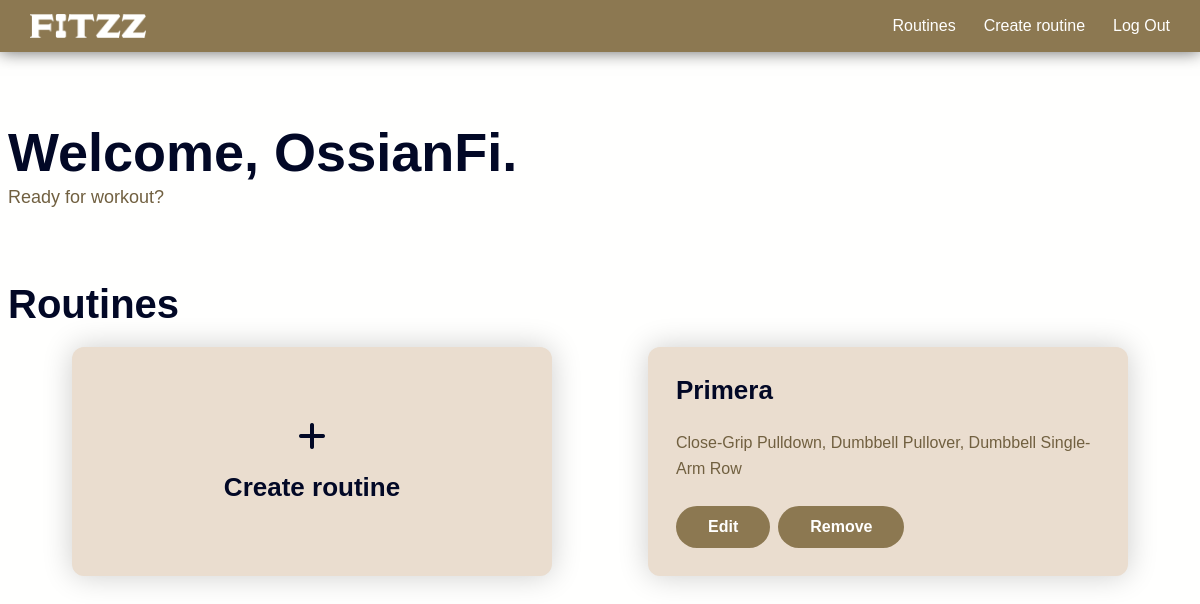
Page / (signed in) on the earlier database version.
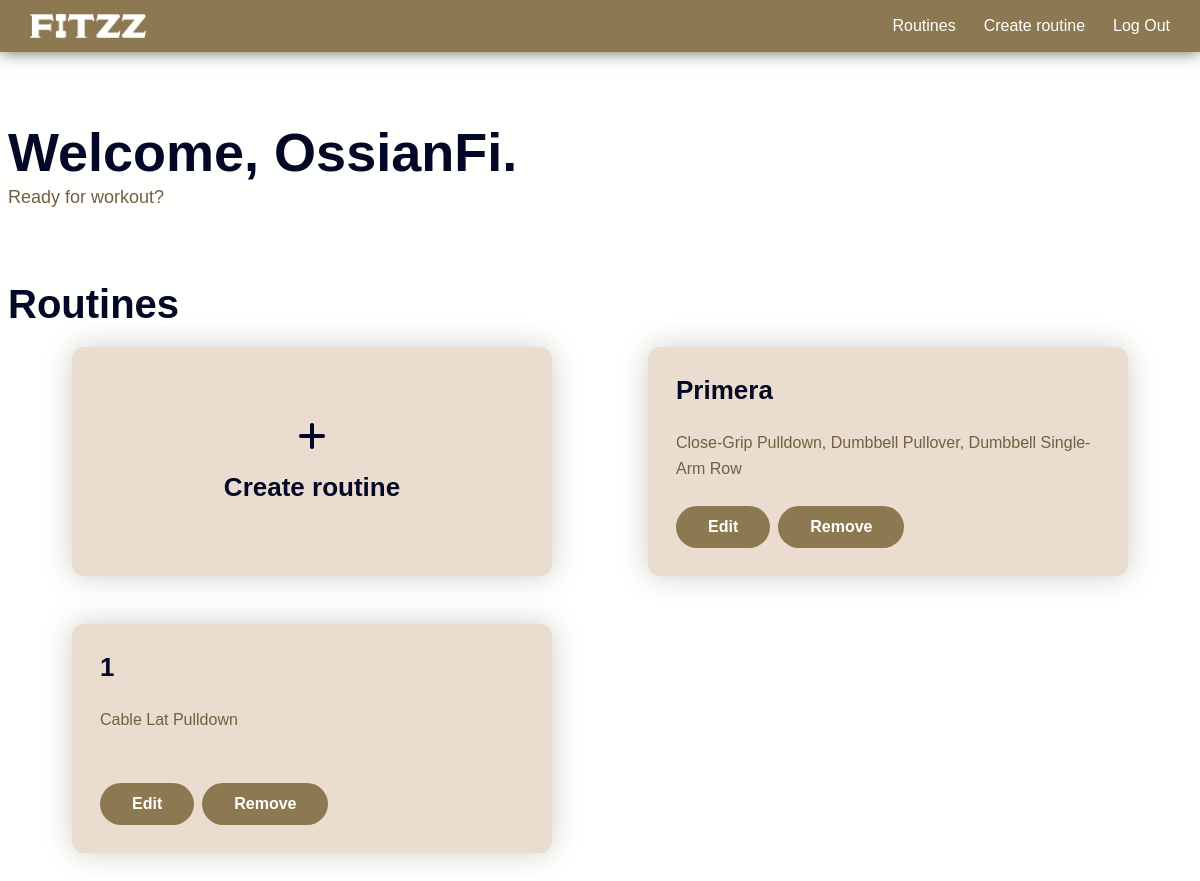
Same page on the later database version.
### tables this page shows
CREATE TABLE user (
  id INTEGER PRIMARY KEY AUTOINCREMENT,
  username TEXT NOT NULL,
  hash TEXT NOT NULL
);

CREATE TABLE routine (
  id INTEGER PRIMARY KEY AUTOINCREMENT,
  user_id INTEGER NOT NULL,
  name TEXT NOT NULL,
  FOREIGN KEY (user_id) REFERENCES user (id) ON DELETE CASCADE
);

CREATE TABLE exercise (
  id INTEGER PRIMARY KEY AUTOINCREMENT,
  muscle_group_id INTEGER NOT NULL,
  name TEXT NOT NULL,
  FOREIGN KEY (muscle_group_id) REFERENCES muscle_group (id) ON DELETE RESTRICT
);

### app.py (the view)
@app.route("/")
@login_required
def index():
    user = db.execute("SELECT username FROM user WHERE id = ?", session["user_id"])[0]
    routine_names = db.execute(
        "SELECT id, name FROM routine WHERE user_id = ?", session["user_id"]
    )
    routine_map = {routine["id"]: routine["name"] for routine in routine_names}
    exercises = db.execute(
        """
            SELECT
                r.id AS routine_id,
                e.name AS exercise_name
            FROM routine r
            JOIN routine_exercise re ON r.id = re.routine_id
            JOIN exercise e ON re.exercise_id = e.id
            WHERE r.user_id = ?
            ORDER BY r.id, re.position
        """,
        session["user_id"],
    )
    routine_exercises = defaultdict(list)
    for exercise in exercises:
        routine_exercises[exercise["routine_id"]].append(exercise["exercise_name"])
    routines = []
    for routine_id, exercises in routine_exercises.items():
        routines.append(
            {
                "id": routine_id,
                "name": routine_map[routine_id],
                "exercises": ", ".join(exercises),
            }
        )
    return render_template("index.html", username=user["username"], routines=routines)

### app.py (called while the page is built)
@app.after_request
def after_request(response):
    response.headers["Cache-Control"] = "no-cache, no-store, must-revalidate"
    response.headers["Expires"] = 0
    response.headers["Pragma"] = "no-cache"
    return response

### helpers.py (called while the page is built)
def login_required(f):
    @wraps(f)
    def decorated_function(*args, **kwargs):
        if session.get("user_id") is None:
            return redirect("/login")
        return f(*args, **kwargs)
    return decorated_function

### templates/index.html (shortened to what this page needs)
{% extends "base.html" %}
{% block main %}
    <div class="container title-region flex column center-justify">
        <h1 class="h1 no-margin">Welcome, {{ username }}.</h1>
        <p>Ready for workout?</p>
    </div>
    <div class="container">
        <h2 class="h2">Routines</h2>
        <div class="routines grid">
            <div class="card add">
                <a href="/new" class="flex column center-justify center-align gap">
                    <i class="fa fa-plus"></i>
                    <h3 class="h3 text-center no-margin">Create routine</h3>
                </a>
            </div>
            {% for routine in routines %}
                <div class="card">
                    <a href="/view/{{ routine.id }}">
                        <h3 class="h3 no-margin">{{ routine.name }}</h3>
                        <p>{{ routine.exercises }}</p>
                        <div class="button-wrapper flex">
                            <form action="/edit/{{ routine.id }}" method="post">
                                <button class="btn" type="submit">Edit</button>
                            </form>
                            <form action="/edit/{{ routine.id }}" method="post">
                                <button class="btn" type="submit">Remove</button>
                            </form>
                        </div>
                    </a>
                </div>
            {% endfor %}
        </div>
    </div>
{% endblock %}

### templates/base.html (shortened to what this page needs)
<!DOCTYPE html>
<html lang="en">
    <head>
        <link href="https://api.fontshare.com/v2/css?f[]=general-sans@500,600,400,700&display=swap" rel="stylesheet">
        <link href="https://cdnjs.cloudflare.com/ajax/libs/font-awesome/6.7.1/css/all.min.css" rel="stylesheet">
        <link href="/static/css/styles.css" rel="stylesheet">
    </head>
    <body>
        {% if session.get("user_id") %}
            <header class="flex center-align between-justify">
                <a href="/">
                    <img alt="fitzz" src="/static/images/fitzz2.webp">
                </a>
                <nav class="collapse" id="nav">
                    <ul>
                        <li>
                            <a href="/"><span>Routines</span></a>
                        </li>
                        <li>
                            <a href="/new"><span>Create routine</span></a>
                        </li>
                        <li>
                            <a href="/logout"><span>Log Out</span></a>
                        </li>
                    </ul>
                </nav>
            </header>
        {% endif %}
        <main>
            {% block main %}{% endblock %}
        </main>
    </body>
</html>

### static/css/styles.css (style rules this page uses)
:root { --c-seashell: #f9f4ef; --c-dark-blue: #020826; --c-brown: #8c7851; --c-white: #fffffe; --c-almond: #eaddcf; --c-carmine: #f25042; --c-paragraph: #716040; }
html { scroll-behavior: smooth; }
body { font-family: 'General Sans', sans-serif; background-color: var(--c-white); }
main { padding-top: 3.25rem; }
img, picture, video, canvas, svg { max-width: 100%; display: block; user-select: none; }
.h1 { font-size: 3.375rem; font-weight: 700; margin-bottom: 1.5rem; color: var(--c-dark-blue); }
.h2 { font-size: 2.5rem; font-weight: 700; margin-bottom: 1.25rem; color: var(--c-dark-blue); }
.h3 { font-size: 1.625rem; font-weight: 700; margin-bottom: 1rem; color: var(--c-dark-blue); }
p { font-size: 1.125rem; font-weight: 400; line-height: 1.625; margin-bottom: 0.625rem; color: var(--c-paragraph); }
a { font-size: 1.125rem; font-weight: 600; text-decoration: none; color: var(--c-paragraph); }
.text-center { text-align: center; }
.no-margin { margin: 0; }
header { width: 100%; height: 3.25rem; position: fixed; top: 0; padding: 0 1.875rem; box-shadow: 0 0 1rem rgba(0, 0, 0, 0.6); background-color: var(--c-brown); z-index: 999; }
header a { height: 46%; }
header img { height: 100%; }
.collapse { width: 100%; position: absolute; visibility: hidden; opacity: 0; top: 0; left: 0; transition: top 0.3s ease, opacity 0.3s ease, visibility 0.3s ease; background-color: var(--c-brown); }
.collapse>ul>li { list-style: none; transition: background-color 0.4s ease-in; }
.collapse>ul>li>a { font-size: 1rem; font-weight: 500; transition: color 0.3s ease; color: var(--c-white); }
.collapse>ul>li>a>span { display: block; padding: 1rem 2rem; }
::placeholder { color: gray; font-style: italic; }
.btn { font-size: 1rem; font-weight: 600; border-radius: 2rem; padding: 0.75rem 2rem; font-family: inherit; cursor: pointer; border: none; transition: background-color 0.3s ease-in-out, transform 0.3s ease; background-color: var(--c-brown); color: var(--c-white); }
.container { width: 100%; margin-left: auto; margin-right: auto; padding-left: 0.5rem; padding-right: 0.5rem; }
.title-region { height: 11rem; }
.container.title-region { margin-top: 2rem; margin-bottom: 1.375rem; }
.flex { display: flex; }
.flex.column { flex-direction: column; }
.flex.center-align { align-items: center; }
.flex.center-justify { justify-content: center; }
.flex.between-justify { justify-content: space-between; }
.flex.gap { gap: 1.25rem; }
.grid { display: grid; grid-template-columns: repeat(auto-fit, minmax(12.75rem, 1fr)); grid-auto-rows: min-content; place-items: center; row-gap: 1rem; }
.routines { padding: 0 1rem; margin-bottom: 2.75rem; }
.routines .card { height: auto; width: min(30rem, 100%); padding: 1.75rem; }
.routines .card.add { height: 100%; padding: 3rem; }
.routines .card.add a { font-size: 2rem; color: var(--c-dark-blue); }
.routines .card.add .h3 { margin-bottom: 0; }
.routines .card .h3 { margin-bottom: 1.5rem; white-space: nowrap; overflow: hidden; text-overflow: ellipsis; }
.routines .card p { height: 3.25rem; font-size: 1rem; margin-bottom: 1.5rem; display: -webkit-box; -webkit-line-clamp: 2; line-clamp: 2; -webkit-box-orient: vertical; overflow: hidden; }
.routines.grid { grid-template-columns: 1fr; row-gap: 3rem; }
.routines .card .button-wrapper { flex-wrap: wrap; gap: 0.5rem; }
.card { width: 11.875rem; height: 15.75rem; border-radius: 0.75rem; transition: transform 0.3s ease; box-shadow: 0 0 1.875rem rgba(0, 0, 0, 0.2); background-color: var(--c-almond); }
.card a { width: 100%; height: 100%; }
@media (min-width: 576px) { .container { max-width: 576px; } }
@media (min-width: 768px) { .container { max-width: 768px; } }
@media (min-width: 768px) { .grid { grid-template-columns: repeat(auto-fit, minmax(14.375rem, 1fr)); row-gap: 2rem; } }
@media (min-width: 768px) { .routines.grid { grid-template-columns: repeat(auto-fit, minmax(31.5rem, 1fr)); } }
@media (min-width: 768px) { .card { width: 13.125rem; height: 17.5rem; } }
@media (min-width: 992px) { .container { max-width: 992px; } }
@media (min-width: 992px) { .collapse, .collapse.active { width: auto; position: static; visibility: visible; opacity: 1; background-color: transparent; } }
@media (min-width: 992px) { .collapse>ul, .collapse.active>ul { display: flex; gap: 1.75rem; } }
@media (min-width: 992px) { .collapse>ul>li>a>span, .collapse.active>ul>li>a>span { display: inline; padding: 0; } }
@media (min-width: 1200px) { .container { max-width: 1200px; } }

Differences in the rows shown:
added routine: name "1", exercises "Cable Lat Pulldown"
